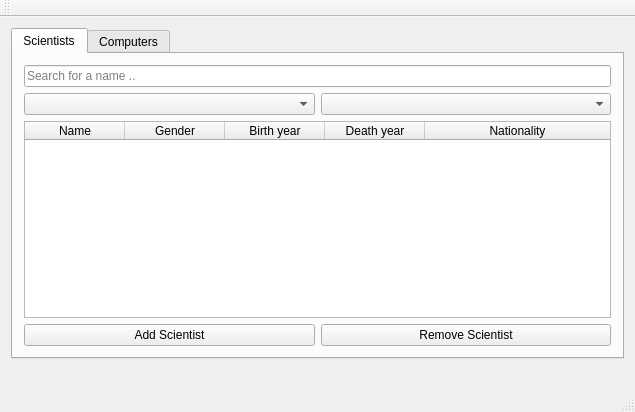
<?xml version="1.0" encoding="UTF-8"?>
<ui version="4.0">
 <class>MainWindow</class>
 <widget class="QMainWindow" name="MainWindow">
  <property name="geometry">
   <rect>
    <x>0</x>
    <y>0</y>
    <width>635</width>
    <height>412</height>
   </rect>
  </property>
  <property name="windowTitle">
   <string>MainWindow</string>
  </property>
  <widget class="QWidget" name="centralWidget">
   <layout class="QVBoxLayout" name="verticalLayout">
    <item>
     <widget class="QTabWidget" name="tabWidget">
      <property name="currentIndex">
       <number>0</number>
      </property>
      <widget class="QWidget" name="Scientists">
       <attribute name="title">
        <string>Scientists</string>
       </attribute>
       <layout class="QVBoxLayout" name="verticalLayout_2">
        <item>
         <widget class="QLineEdit" name="input_scientist_search">
          <property name="placeholderText">
           <string>Search for a name ..</string>
          </property>
         </widget>
        </item>
        <item>
         <layout class="QHBoxLayout" name="horizontalLayout">
          <item>
           <widget class="QComboBox" name="combobox_filter_students"/>
          </item>
          <item>
           <widget class="QComboBox" name="comboBox_2"/>
          </item>
         </layout>
        </item>
        <item>
         <widget class="QTableWidget" name="table_Students">
          <attribute name="horizontalHeaderShowSortIndicator" stdset="0">
           <bool>false</bool>
          </attribute>
          <attribute name="horizontalHeaderStretchLastSection">
           <bool>true</bool>
          </attribute>
          <attribute name="verticalHeaderShowSortIndicator" stdset="0">
           <bool>false</bool>
          </attribute>
          <attribute name="verticalHeaderStretchLastSection">
           <bool>false</bool>
          </attribute>
          <column>
           <property name="text">
            <string>Name</string>
           </property>
          </column>
          <column>
           <property name="text">
            <string>Gender</string>
           </property>
          </column>
          <column>
           <property name="text">
            <string>Birth year</string>
           </property>
          </column>
          <column>
           <property name="text">
            <string>Death year</string>
           </property>
          </column>
          <column>
           <property name="text">
            <string>Nationality</string>
           </property>
          </column>
         </widget>
        </item>
        <item>
         <layout class="QHBoxLayout" name="horizontalLayout_2">
          <item>
           <widget class="QPushButton" name="pushButton">
            <property name="text">
             <string>Add Scientist</string>
            </property>
           </widget>
          </item>
          <item>
           <widget class="QPushButton" name="pushButton_2">
            <property name="text">
             <string>Remove Scientist</string>
            </property>
           </widget>
          </item>
         </layout>
        </item>
       </layout>
      </widget>
      <widget class="QWidget" name="tab">
       <attribute name="title">
        <string>Computers</string>
       </attribute>
       <layout class="QVBoxLayout" name="verticalLayout_3">
        <item>
         <widget class="QLineEdit" name="line_input_Computer_name">
          <property name="placeholderText">
           <string>Search a Computer name ..</string>
          </property>
         </widget>
        </item>
        <item>
         <layout class="QHBoxLayout" name="horizontalLayout_3">
          <item>
           <widget class="QComboBox" name="comboBox_filte_Computers"/>
          </item>
          <item>
           <widget class="QComboBox" name="comboBox_3"/>
          </item>
         </layout>
        </item>
        <item>
         <widget class="QTableWidget" name="table_computers">
          <attribute name="horizontalHeaderStretchLastSection">
           <bool>true</bool>
          </attribute>
          <column>
           <property name="text">
            <string>Name</string>
           </property>
          </column>
          <column>
           <property name="text">
            <string>Build year</string>
           </property>
          </column>
          <column>
           <property name="text">
            <string>Type</string>
           </property>
          </column>
          <column>
           <property name="text">
            <string>Constr</string>
           </property>
          </column>
         </widget>
        </item>
        <item>
         <layout class="QHBoxLayout" name="horizontalLayout_5">
          <item>
           <widget class="QPushButton" name="pushButton_3">
            <property name="text">
             <string>Add Computer</string>
            </property>
           </widget>
          </item>
          <item>
           <widget class="QPushButton" name="pushButton_4">
            <property name="text">
             <string>Remove Computer</string>
            </property>
           </widget>
          </item>
         </layout>
        </item>
       </layout>
      </widget>
     </widget>
    </item>
    <item>
     <widget class="QLabel" name="label_test">
      <property name="text">
       <string/>
      </property>
     </widget>
    </item>
   </layout>
  </widget>
  <widget class="QMenuBar" name="menuBar">
   <property name="geometry">
    <rect>
     <x>0</x>
     <y>0</y>
     <width>635</width>
     <height>21</height>
    </rect>
   </property>
  </widget>
  <widget class="QToolBar" name="mainToolBar">
   <attribute name="toolBarArea">
    <enum>TopToolBarArea</enum>
   </attribute>
   <attribute name="toolBarBreak">
    <bool>false</bool>
   </attribute>
  </widget>
  <widget class="QStatusBar" name="statusBar"/>
 </widget>
 <layoutdefault spacing="6" margin="11"/>
 <resources/>
 <connections/>
</ui>
